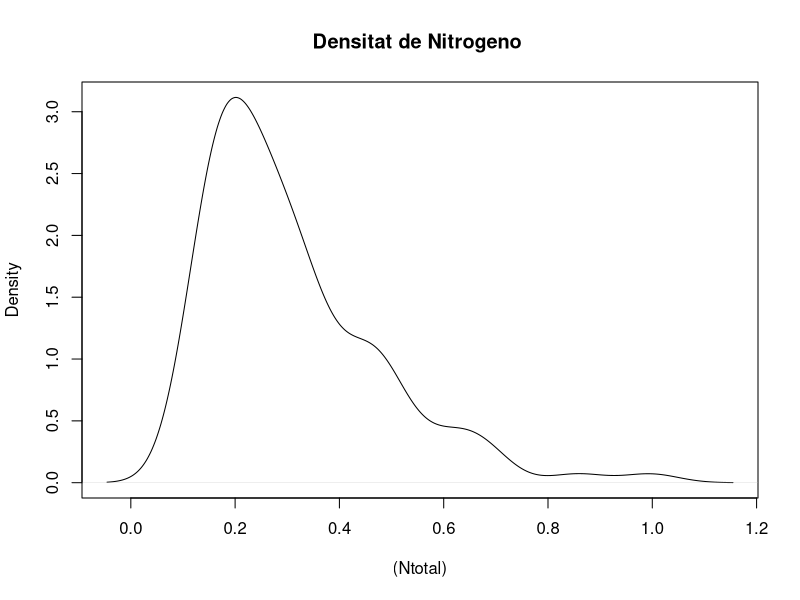
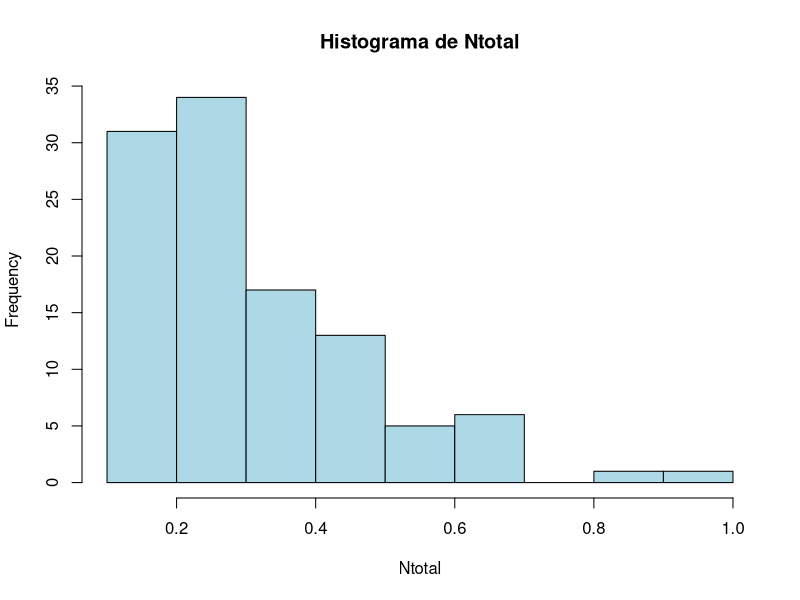
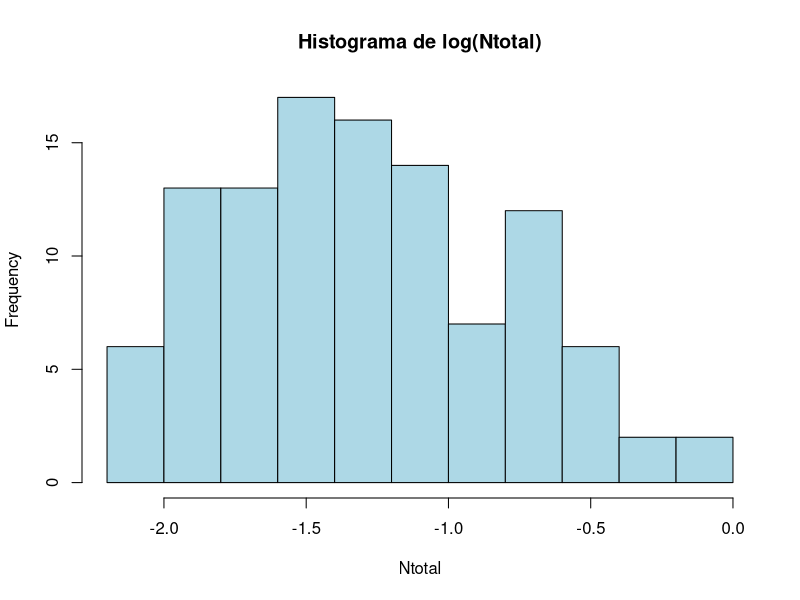
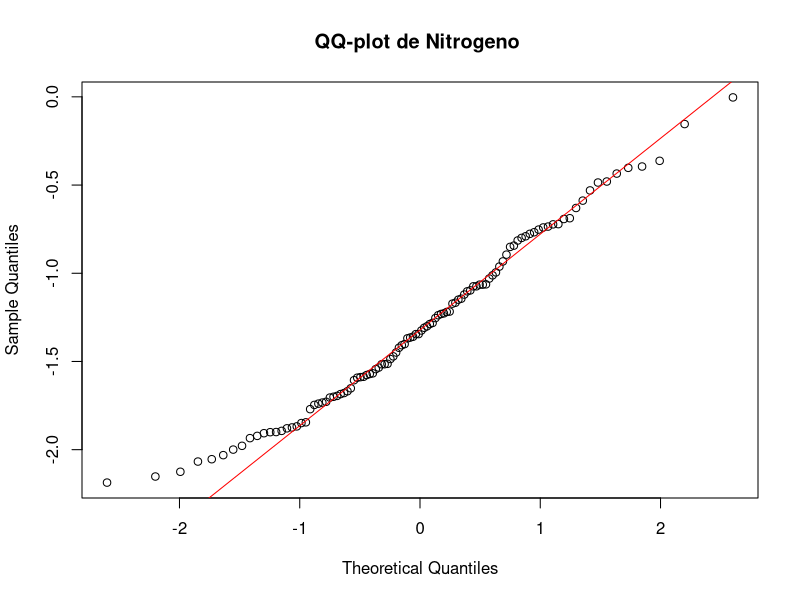

Write R code to recreate these figures, in order. (Note: this script raises an error after producing the figures.)
# 1. Análisi datos de nitrogeno ------------------------------------------------


# 1.1) Datos -------------------------------------------------------------------

#1.1.1 Crga de datos 
dades_N<-readxl::read_excel("dataRESTICFOR/N_data.xlsx")

View(dades_N)

#1.1.1 Limpieza de datos 

#dades_N$Ntotal <- as.numeric(dades_N$Ntotal)

# 1. 2) Representación gráfica  -------------------------------------------------

##### 1.2.1  Gráfico de densidades 

plot(density(na.omit(dades_N$Ntotal)),
     main = "Densitat de Nitrogeno ",
     xlab = "(Ntotal)")

##### 1.2.2  Histograma  

hist(dades_N$Ntotal,
     main = "Histograma de Ntotal",
     xlab = "Ntotal",
     col = "lightblue")

hist(log(dades_N$Ntotal),
     main = "Histograma de log(Ntotal)",
     xlab = "Ntotal",
     col = "lightblue")


##### 1.2.3  QQplot (ver normalidad)

qqnorm(log(dades_N$Ntotal),
       main = "QQ-plot de Nitrogeno ")

qqline(log(dades_N$Ntotal),
       col = "red")


# 2. Modelo lineal mixto  -------------------------------------------------

#2.1 Cargar paquetes necessarios 
library(nlme)

#2.2 Modelos perse: 

m_N_Blanca <- lme4::lmer(log(Ntotal) ~ site * type * SN2 + (1|site:plot),
                         data = dades_N)
summary(m_N_Blanca)
anova(m_N_Blanca)
car::Anova(m_N_Blanca)
r.squaredGLMM(m_N_Blanca)
windows(12, 8)
check_model(m_N_Blanca)
emmeans(m_N_Blanca, pairwise ~ site*type)
emmeans(m_N_sai, pairwise ~ site)
plot_model(m_N_Blanca, type="pred", terms=c("site", "type", "SN2"))

#modelo 1 
modelo1N <- lme(log(Ntotal) ~ site*type*SN2,
               random=~1|site/plot, 
               data=dades_N, 
               na.action = na.omit) 

summary(modelo1N)

anova(modelo1N)

#graficamos el modelo 
library(emmeans)

emm <- emmeans(modelo1N, ~ site * type | SN2)
pairs(emm)
plot(emm,
     by = "SN2",
     xlab = "media estimada Ctotal")


## Extraer residuos del modelo
mis_residuos <- resid(modelo1N)

# Buscar cuál es el valor máximo (que probablemente sea el punto 73)
which.max(mis_residuos)

# Ver la fila completa que tiene ese residuo máximo
dades_N[which.max(mis_residuos), ]


#analisi residuos modelo
library(car)


qqPlot(resid(modelo1N))
plot(resid(modelo2N)~fitted(modelo1N))



#modelo 2 

library(lme4)

modelo2N <- lmer(log(Ntotal) ~ site*type*SN2 +
                  (1 | site/plot),
                data = dades_N, 
                na.action = na.omit)

summary(modelo2N)

anova(modelo2N)

library(car)
Anova(modelo2N, type = "III")  #así nos da el p valor 


# Extraer residuos del modelo
mis_residuos <- resid(modelo2N)

# Buscar cuál es el valor máximo (que probablemente sea el punto 73)
which.max(mis_residuos)

# Ver la fila completa que tiene ese residuo máximo
dades_N[which.max(mis_residuos), ]

emm <- emmeans(modelo2N, ~ site * type | SN2)
pairs(emm)
plot(emm,
     by = "SN2",
     xlab = "media estimada Ntotal")

#ver outliers 

library(car)
outlierTest(modelo2N)


#analisi residuos modelo con qq plot normalidad y con plot podemos ver homostaceidad 
library(car)


qqPlot(resid(modelo2N))
plot(resid(modelo2N)~fitted(modelo2N))
